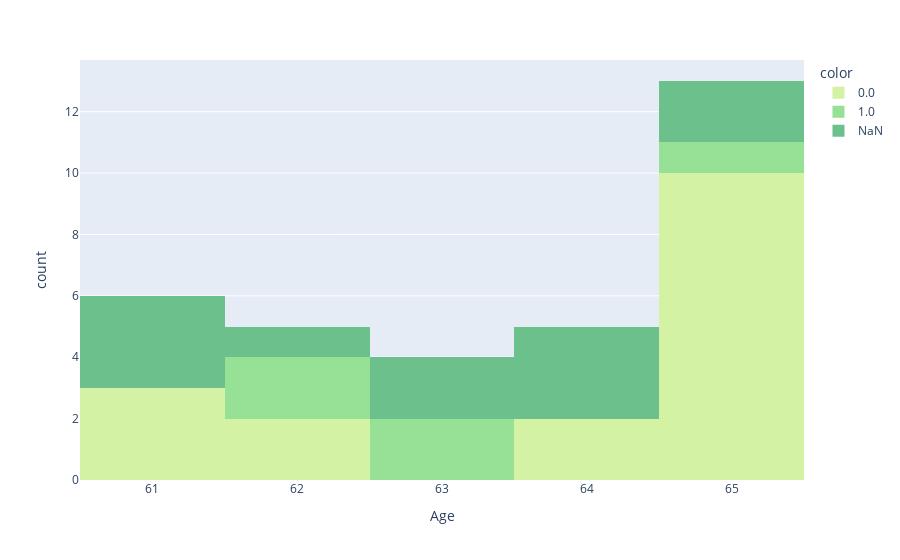

The code cell stored with this chart in its notebook:
### Code cell
old_index = df_final[df_final['Age'] > 60].index
fig = px.histogram(df_final.loc[old_index], x="Age",
                   color=df.loc[old_index]["Survived"], color_discrete_sequence=cm)
fig.show()

### Figure 1 — Plotly figure (JSON) as saved in the notebook; plotly's stock layout.template omitted (floating-point values rounded to 4 significant figures)
{"data": [{"alignmentgroup": "True", "bingroup": "x", "hovertemplate": "color=0.0<br>Age=%{x}<br>count=%{y}<extra></extra>", "legendgroup": "0.0", "marker": {"color": "rgb(211, 242, 163)", "pattern": {"shape": ""}}, "name": "0.0", "offsetgroup": "0.0", "orientation": "v", "showlegend": true, "type": "histogram", "x": [65, 65, 65, 65, 61, 62, 65, 61, 64, 65, 65, 64, 62, 61, 65, 65, 65], "xaxis": "x", "yaxis": "y"}, {"alignmentgroup": "True", "bingroup": "x", "hovertemplate": "color=1.0<br>Age=%{x}<br>count=%{y}<extra></extra>", "legendgroup": "1.0", "marker": {"color": "rgb(151, 225, 150)", "pattern": {"shape": ""}}, "name": "1.0", "offsetgroup": "1.0", "orientation": "v", "showlegend": true, "type": "histogram", "x": [63, 63, 62, 65, 62], "xaxis": "x", "yaxis": "y"}, {"alignmentgroup": "True", "bingroup": "x", "hovertemplate": "color=NaN<br>Age=%{x}<br>count=%{y}<extra></extra>", "legendgroup": "NaN", "marker": {"color": "rgb(108, 192, 139)", "pattern": {"shape": ""}}, "name": "NaN", "offsetgroup": "NaN", "orientation": "v", "showlegend": true, "type": "histogram", "x": [62, 63, 65, 65, 63, 61, 60.5, 64, 61, 64, 64], "xaxis": "x", "yaxis": "y"}], "layout": {"barmode": "relative", "legend": {"title": {"text": "color"}, "tracegroupgap": 0}, "margin": {"t": 60}, "xaxis": {"anchor": "y", "domain": [0, 1], "title": {"text": "Age"}}, "yaxis": {"anchor": "x", "domain": [0, 1], "title": {"text": "count"}}}}
